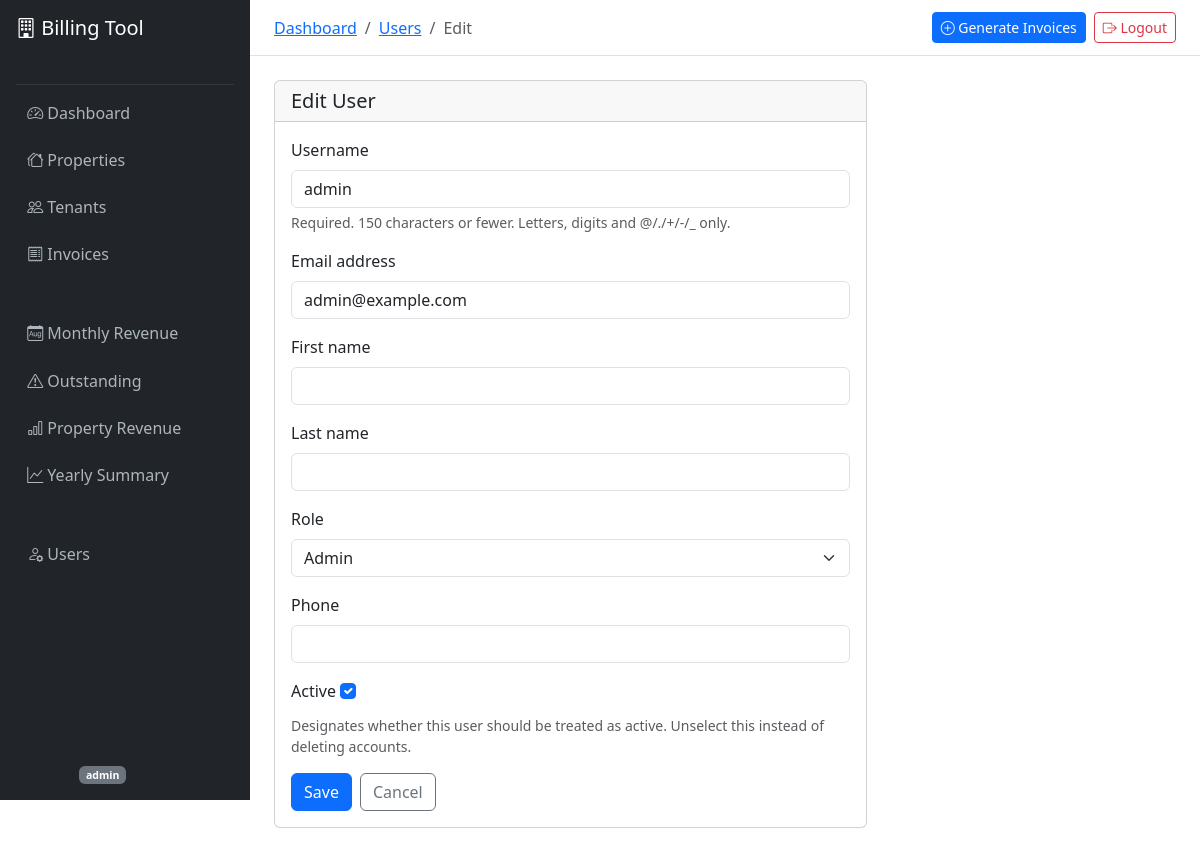
Page /accounts/users/1/edit/ (signed in) on the committed database.
### accounts/models.py (models this page shows, shortened)
class User(AbstractUser):
    class Role(models.TextChoices):
        ADMIN = 'admin', 'Admin'
        ACCOUNTANT = 'accountant', 'Accountant'
        VIEWER = 'viewer', 'Viewer'
    role = models.CharField(max_length=20, choices=Role.choices, default=Role.VIEWER)
    phone = models.CharField(max_length=15, blank=True)
    def is_accountant(self):
        return self.role in (self.Role.ADMIN, self.Role.ACCOUNTANT)

### accounts/views.py (the view, shortened to what this page needs)
# urls.py: path('users/<int:pk>/edit/', views.UserUpdateView.as_view(), name='user_update'),
class UserUpdateView(AdminRequiredMixin, UpdateView):
    model = User
    form_class = UserUpdateForm
    template_name = 'accounts/user_form.html'
    success_url = reverse_lazy('user_list')

### accounts/forms.py
class UserUpdateForm(forms.ModelForm):
    class Meta:
        model = User
        fields = ['username', 'email', 'first_name', 'last_name', 'role', 'phone', 'is_active']
        widgets = {
            'username': forms.TextInput(attrs={'class': 'form-control'}),
            'email': forms.EmailInput(attrs={'class': 'form-control'}),
            'first_name': forms.TextInput(attrs={'class': 'form-control'}),
            'last_name': forms.TextInput(attrs={'class': 'form-control'}),
            'role': forms.Select(attrs={'class': 'form-select'}),
            'phone': forms.TextInput(attrs={'class': 'form-control'}),
            'is_active': forms.CheckboxInput(attrs={'class': 'form-check-input'}),
        }

### accounts/mixins.py (called while the page is built)
    def test_func(self):
        return self.request.user.role == 'admin'

### accounts/templates/accounts/user_form.html (shortened to what this page needs)
{% extends "base.html" %}
{% block breadcrumb %}
<li class="breadcrumb-item"><a href="{% url 'dashboard' %}">Dashboard</a></li>
<li class="breadcrumb-item"><a href="{% url 'user_list' %}">Users</a></li>
<li class="breadcrumb-item active">{% if object %}Edit{% else %}Create{% endif %}</li>
{% endblock %}
{% block content %}
<div class="row">
    <div class="col-lg-8">
        <div class="card">
            <div class="card-header"><h5 class="mb-0">{% if object %}Edit User{% else %}Create User{% endif %}</h5></div>
            <div class="card-body">
                <form method="post">
                    {% for field in form %}
                    <div class="mb-3">
                        <label class="form-label">{{ field.label }}</label>
                        {{ field }}
                        {% if field.help_text %}<div class="form-text">{{ field.help_text }}</div>{% endif %}
                    </div>
                    {% endfor %}
                    <div class="d-flex gap-2">
                        <button type="submit" class="btn btn-primary">Save</button>
                        <a href="{% url 'user_list' %}" class="btn btn-outline-secondary">Cancel</a>
                    </div>
                </form>
            </div>
        </div>
    </div>
</div>
{% endblock %}

### templates/base.html (shortened to what this page needs)
{% load humanize %}
<!DOCTYPE html>
<html lang="en">
<head>
    <link href="https://cdn.jsdelivr.net/npm/bootstrap@5.3.3/dist/css/bootstrap.min.css" rel="stylesheet">
    <link href="https://cdn.jsdelivr.net/npm/bootstrap-icons@1.11.3/font/bootstrap-icons.min.css" rel="stylesheet">
</head>
<body>
    <nav class="sidebar d-flex flex-column" id="sidebar">
        <div class="p-3 text-white">
            <h5 class="mb-0"><i class="bi bi-building"></i> Billing Tool</h5>
            <small class="text-muted">Property Management</small>
        </div>
        <hr class="text-secondary mx-3 my-1">
        <ul class="nav flex-column">
            <li class="nav-item">
                <a class="nav-link {% if request.resolver_match.url_name == 'dashboard' %}active{% endif %}" href="{% url 'dashboard' %}">
                    <i class="bi bi-speedometer2"></i> Dashboard
                </a>
            </li>
            <li class="nav-item">
                <a class="nav-link {% if 'property' in request.resolver_match.url_name %}active{% endif %}" href="{% url 'property_list' %}">
                    <i class="bi bi-houses"></i> Properties
                </a>
            </li>
            <li class="nav-item">
                <a class="nav-link {% if 'tenant' in request.resolver_match.url_name %}active{% endif %}" href="{% url 'tenant_list' %}">
                    <i class="bi bi-people"></i> Tenants
                </a>
            </li>
            <li class="nav-item">
                <a class="nav-link {% if 'invoice' in request.resolver_match.url_name %}active{% endif %}" href="{% url 'invoice_list' %}">
                    <i class="bi bi-receipt"></i> Invoices
                </a>
            </li>
            <li class="nav-item mt-2">
                <small class="text-muted px-3">REPORTS</small>
            </li>
            <li class="nav-item">
                <a class="nav-link" href="{% url 'report_monthly' %}">
                    <i class="bi bi-calendar-month"></i> Monthly Revenue
                </a>
            </li>
            <li class="nav-item">
                <a class="nav-link" href="{% url 'report_outstanding' %}">
                    <i class="bi bi-exclamation-triangle"></i> Outstanding
                </a>
            </li>
            <li class="nav-item">
                <a class="nav-link" href="{% url 'report_property' %}">
                    <i class="bi bi-bar-chart"></i> Property Revenue
                </a>
            </li>
            <li class="nav-item">
                <a class="nav-link" href="{% url 'report_yearly' %}">
                    <i class="bi bi-graph-up"></i> Yearly Summary
                </a>
            </li>
            {% if user.role == 'admin' %}
            <li class="nav-item mt-2">
                <small class="text-muted px-3">ADMIN</small>
            </li>
            <li class="nav-item">
                <a class="nav-link" href="{% url 'user_list' %}">
                    <i class="bi bi-person-gear"></i> Users
                </a>
            </li>
            {% endif %}
        </ul>
        <div class="mt-auto p-3">
            <div class="text-muted small">
                <i class="bi bi-person-circle"></i> {{ user.get_full_name|default:user.username }}
                <span class="badge bg-secondary">{{ user.role }}</span>
            </div>
        </div>
    </nav>
    <div class="main-content">
        <div class="top-navbar d-flex justify-content-between align-items-center">
            <nav aria-label="breadcrumb">
                <ol class="breadcrumb mb-0">
                    {% block breadcrumb %}{% endblock %}
                </ol>
            </nav>
            <div class="d-flex align-items-center gap-2">
                {% if user.is_accountant %}
                <a href="{% url 'generate_invoices' %}" class="btn btn-sm btn-primary">
                    <i class="bi bi-plus-circle"></i> Generate Invoices
                </a>
                {% endif %}
                <a href="{% url 'logout' %}" class="btn btn-sm btn-outline-danger">
                    <i class="bi bi-box-arrow-right"></i> Logout
                </a>
            </div>
        </div>
        <div class="p-4">
            {% block content %}{% endblock %}
        </div>
    </div>
</body>
</html>

### templates/base.html (style rules this page uses)
body { min-height: 100vh; }
.sidebar { width: 250px; min-height: 100vh; background: #212529; position: fixed; top: 0; left: 0; z-index: 100; transition: transform 0.3s; }
.sidebar .nav-link { color: #adb5bd; padding: 0.6rem 1.2rem; border-radius: 0.25rem; margin: 2px 8px; }
.sidebar .nav-link i { width: 24px; }
.main-content { margin-left: 250px; min-height: 100vh; }
.top-navbar { background: #fff; border-bottom: 1px solid #dee2e6; padding: 0.75rem 1.5rem; }

### rows in the picture
User: role "admin", form "admin" "admin@example.com" "Admin" "☑"

### other values in the picture
{{ field.label }} "Username" "Email address" "First name" "Last name" "Role" "Phone" "Active"
{{ field.help_text }} "Required. 150 characters or fewer. Letters, digits and @/./+/-/_ only." "Designates whether this user should be treated as active. Unselect this instead of deleting accounts."
